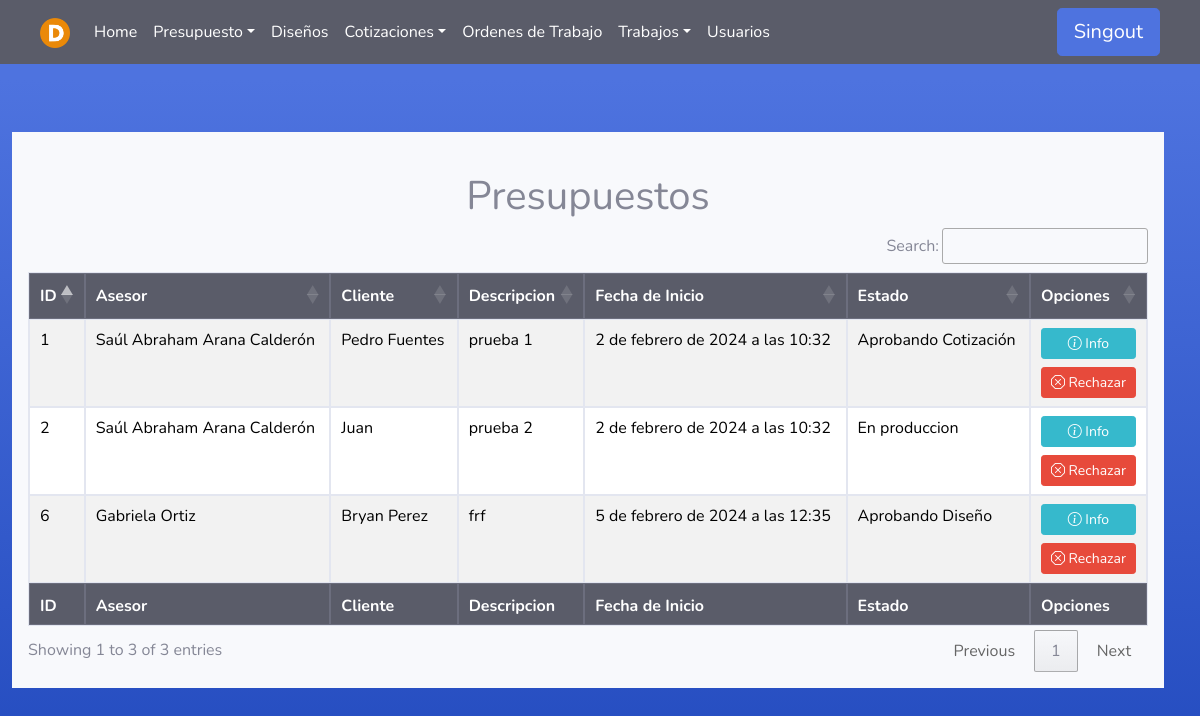
Page /Presupuesto/ (signed in) on the earlier database version.
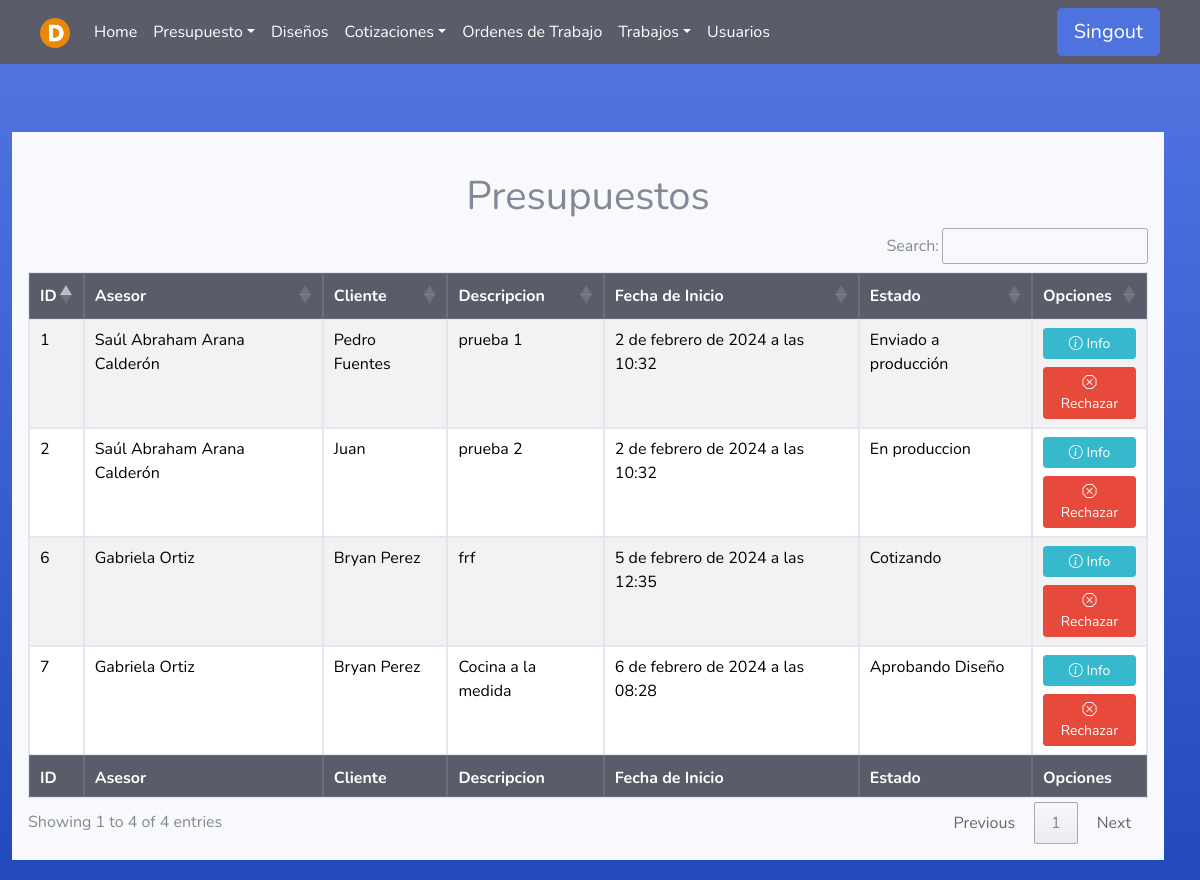
Same page on the later database version.
### Asesores/models.py (models this page shows)
class Presupuesto(models.Model):
    asesor = models.ForeignKey(User, on_delete=models.PROTECT, null=False, blank=False)
    fecha_inicio = models.DateTimeField(null=False, auto_now_add=True, blank=False)
    cliente = models.CharField(max_length=100, null=False, blank=False)
    descripcion = models.TextField(null=False, blank=False)
    estado=models.TextField(null=True, blank=True)
    fecha_fin = models.DateTimeField(null=True, blank=True)

### Asesores/views.py (the view)
# urls.py: path('', asesor_views.listadoP , name='Presupuesto'),
@login_required(login_url='index')
def listadoP(request):
    user = request.user
    if user.groups.filter(name='Asesor').exists():
        pres = Presupuesto.objects.filter(fecha_fin=None, asesor=user)
        return render(request, 'Asesor/listado_presupuesto.html', {'pres': pres})
    elif (user.groups.filter(name='Administrador').exists() or user.is_superuser):
        pres = Presupuesto.objects.filter(fecha_fin=None)
        return render(request, 'Asesor/listado_presupuesto.html', {'pres': pres})
    else:
        error = "No tienes permiso para acceder a esta página."
        return render(request, '404.html', {'error': error})

### Templates/Asesor/listado_presupuesto.html
{% extends 'tables.html' %}
{% block botones%}
<div class="text-center">
    <br>
    <h1>Presupuestos</h1>
</div>
{% endblock %}
{% load static %}
{% block head %}
<th>ID</th>
{% if user.is_superuser or user.groups.all.0.name == "Administrador" %}
<th>Asesor</th>
{% endif %}
<th>Cliente</th>
<th>Descripcion</th>
<th>Fecha de Inicio</th>
<th>Estado</th>
<th>Opciones</th>
{% endblock %}
{% block tbody %}
{% for p in pres %}
<tr>
    <td>{{ p.id }}</td>
    {% if user.is_superuser or user.groups.all.0.name == "Administrador" %}
    <td>{{ p.asesor.first_name}} {{ p.asesor.last_name}}</td>
    {% endif %}
    <td>{{ p.cliente }}</td>
    <td>{{ p.descripcion }}</td>
    <td>{{ p.fecha_inicio }}</td>
    <td>{{ p.estado }}</td>
    <td>
        <div>
            <a class="btn btn-info btn-sm btn-block" href="/Presupuesto/Informacion/{{p.id }}"><i class="bi bi-info-circle"></i> Info</a>
            <a class="btn btn-danger btn-sm btn-block" href="/Presupuesto/Rechazar/{{p.id }}"> <i class="bi bi-x-octagon"></i> Rechazar</a>
        </div>
    </td>
</tr>
{% endfor %}
{% endblock %}
{% block footer %}
<th>ID</th>
{% if user.is_superuser or user.groups.all.0.name == "Administrador" %}
<th>Asesor</th>
{% endif %}
<th>Cliente</th>
<th>Descripcion</th>
<th>Fecha de Inicio</th>
<th>Estado</th>
<th>Opciones</th>
{% endblock %}

Differences in the rows shown:
changed Presupuesto "Pedro Fuentes": estado "Aprobando Cotización" → "Enviado a producción"
changed Presupuesto "frf": estado "Aprobando Diseño" → "Cotizando"
added Presupuesto: id "7", asesor.first_name "Gabriela", asesor.last_name "Ortiz", cliente "Bryan Perez", descripcion "Cocina a la medida", fecha_inicio "6 de febrero de 2024 a las 08:28", estado "Aprobando Diseño"
Other differences:
text written by a page script: "Search: Showing 1 to 3 of 3 entries Previous 1 Next" → "Search: Showing 1 to 4 of 4 entries Previous 1 Next"
